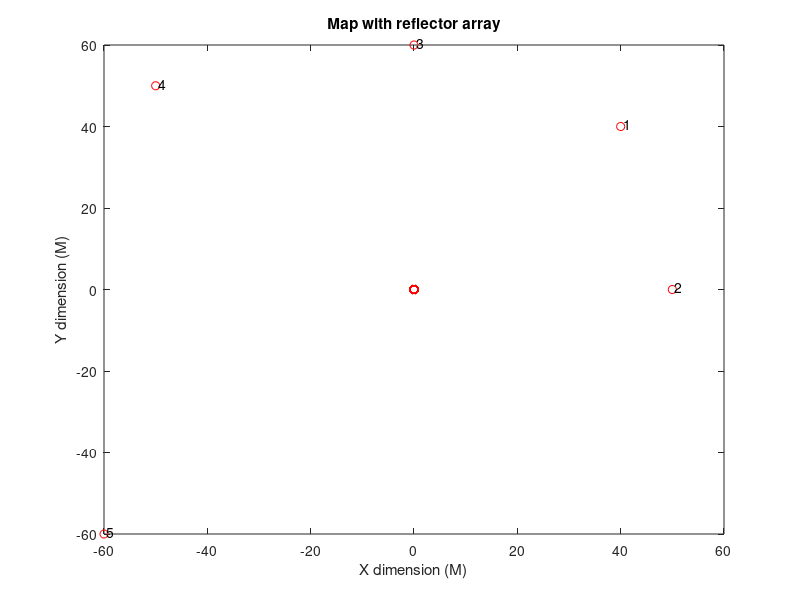

Source code (MATLAB): (Note: this script raises an error after producing the figure.)
%Reflector localization algorithm
% This program is developed and copyright owned by Soleilware LLC
% The code is writen to verify the correctness of the localization
% algorithm process and efficiency.
% --------------------------------
% Created by Qi Song on 9/3/2018
% The process if designed as followed 
%% 1. Create/load the reflector position true table from reading CVS file/generating random list.
%% 2. Read distance data from Lidar, create the display frame in memory. 
%% 3. Screen the data point based on the reflection and the adjacent point
% continuity. Identify the reflector from background and check if the reflector is identical.
%% 4. Find the current position of Robot.
%% 5. Initalize the reflector table and find at least 2/3 reflectors: pick up at least 2/3 reflectors from the list(nearest distance or most distingushed).
% calculate the relative distance and match with the list.
%% 6. Calculate the expectation reflector list dynamically: from the distance and angle measurement from last moment. predict the current
% distance and angle, and save to the expectation list.
%% 7. Match the expectation list with the reflector list dynamically.
% Calculate the error between the expectation list and true list and match with the predefined threshold.
%% 8. Calculate the pose with the matched reflector pairs.
%----------------debugging question list-----------------------------------
%% Q: Do we really need to predict the expectation locations of reflector?
% This may impact the accurary of localization and depends on the update
% rate of Lidar distance data. Need to check with experiment
%% A: To be update.
%% Q: To predict the distance change and angle, what algorithm we need to apply? SLAM or any other data asistance like IMU, Odometer?
%% A: To be update
%%%%%%%%%%%%%%%%%%%%%%%%%%%%%%%%%%%%%%%%%%%%%%%
%% Define the variables and tables here
clear all
Table_size=120; %the szie of reflector number 
Reflector_Table=zeros(3,Table_size);   % Define the table as distance/angle/intensity
Expectation_Table=zeros(3,Table_size);   % Expectation table to predict the current location
map_size_x = 1000;   % map x dimension in meter
map_size_y = 1000;   % map y dimension in meter
colunm_x = 12;
row_y = Table_size/colunm_x;
Lidar_x=10;    % x coordinate of Lidar
Lidar_y=0;    % y coordinate of Lidar
%%%%%%%%%%%%%%%%%%%%%%%%%%%%%%%%%%%%%%%%%%%
%% Define simulation configuration here
%%%%%%%%%%%%%%%%%%%%%%%%%%%%%%%%%%%%%%%%%%%
list_source_flag=1;  % set the list flag to 0--read from file, 1--manually set the reflector location 2--generate 120x110 reflector array 2--generate from random location
Prediction_flag=0;   % enable feature to calculate the location prediction after step 5
%%%%%%%%%%%%%%%%%%%%%%%%%%
%% Simulation starts from here !!!!
%%%%%%%%%%%%%%%%%%%%%%%%%%
%% 1. Create/load the reflector position true table from reading CVS file/generating random list.
if list_source_flag == 0 % read from file
    fname = ['Reflector_Table_example'];  % file only contains reference reflector location.
    raw_data = dlmread( fname, ' ', 3, 0)';
    for ii=1:length(raw_data)
        Reflector_ID(ii) = ii;
    Reflector_Table(1,Reflector_ID(ii))=cos(raw_data(1,ii)/180*pi)*raw_data(2,ii);   % generate reflector array x 
    Reflector_Table(2,Reflector_ID(ii))=sin(raw_data(1,ii)/180*pi)*raw_data(2,ii);   % generate reflector array y
    end
elseif list_source_flag == 1 % manually set reflector location as reference reflector distribution
    % input at least 3 points to calculate the robot location 
    % 45.0000 565.7  100
    % 45.0000 707.1  100
    % 45.0000 848.5  100
    Reflector_ID(1)=1;   
    Reflector_Table(1,Reflector_ID(1))=40;    % x 
    Reflector_Table(2,Reflector_ID(1))=40;    % y
    Reflector_ID(2)=2;
    Reflector_Table(1,Reflector_ID(2))=50;    % x
    Reflector_Table(2,Reflector_ID(2))=0;     % y
    Reflector_ID(3)=3;
    Reflector_Table(1,Reflector_ID(3))=0;
    Reflector_Table(2,Reflector_ID(3))=60;
    Reflector_ID(4)=4;
    Reflector_Table(1,Reflector_ID(4))=-50;
    Reflector_Table(2,Reflector_ID(4))=50;
    Reflector_ID(5)=5;
    Reflector_Table(1,Reflector_ID(5))=-60;
    Reflector_Table(2,Reflector_ID(5))=-60;
elseif list_source_flag == 2 % generate the 120 reflector array
    x_increm=map_size_x/(colunm_x-1);
    y_increm=map_size_y/(row_y-1);
    ii=1;
    for i_x=1:colunm_x
        for i_y=1:row_y
           x_pos = x_increm*(i_x-1);   % x location
           y_pos = y_increm*(i_y-1);   % y location
          Reflector_ID(ii)=(i_x-1)*row_y+i_y;
          Reflector_Table(1,Reflector_ID(ii))= x_pos;
          Reflector_Table(2,Reflector_ID(ii))= y_pos;
          ii=ii+1;
        end
    end
elseif list_source_flag == 3 % generate the reflector table randomly
    Reflector_Table = rand(120,100)*1000;
end
%%%--------- Plot the reflector map
figure(101)
plot(Reflector_Table(1,:),Reflector_Table(2,:),'or');
title('Map with reflector array');
xlabel('X dimension (M)');
ylabel('Y dimension (M)');
%xlim([0 100])
%ylim([0 100])
a = Reflector_ID'; b = num2str(a); c = cellstr(b);
dx = 0.5; dy = 0.5;
hold on;
text(Reflector_Table(1,Reflector_ID)+dx,Reflector_Table(2,Reflector_ID)+dy, c);
%%%%%%%%%%%%%%%%%%%%%%%%%%%%%%%%%%%%%%%%%
%% 2. Read distance data from Lidar, create the display frame in memory. 
    fname = ['Lidar_data_example'];
    Lidar_data = dlmread( fname, ' ', 3, 0)';
    for ii=1:length(Lidar_data)
    Lidar_Table(1,ii)=cos(Lidar_data(1,ii)/180*pi)*Lidar_data(2,ii)/10;
    Lidar_Table(2,ii)=sin(Lidar_data(1,ii)/180*pi)*Lidar_data(2,ii)/10;
    end
%%%------------ plot Lidar data
figure(102)
plot(Lidar_Table(1,:),Lidar_Table(2,:),'+b');
title('Lidar reflection');
xlabel('X dimension (M)');
ylabel('Y dimension (M)');
%xlim([-1000 1000])
%ylim([-1000 1000])
%% 3. Screen the data point based on the reflection and the adjacent point
% continuity. Identify the reflector from background and check if the reflector is identical.
%%% identify the reflectors from Lidar data, return detected reflector array
amp_thres=80;
angle_delta=0.5;
distance_delta=10;
[detected_ID,detected_reflector]=identify_reflector(amp_thres,angle_delta,distance_delta,Lidar_data,Lidar_Table);
%%%%%%%%%%%%
% hold on;plot(detected_reflector(1,:),detected_reflector(2,:),'or')    
% a = detected_ID'; b = num2str(a); c = cellstr(b);
% dx = 5; dy = 5;
% hold on;
% text(detected_reflector(1,:)+dx,detected_reflector(2,:)+dy, c);
color='b'
plot_reflector(detected_reflector,detected_ID,color)
%% 4. match lidar data with reflector table and find the current position of Robot.
thres_dist_match=1;
[matched_reflector_ID]=calc_match_distance(Reflector_Table,Reflector_ID,detected_reflector,detected_ID,thres_dist_match);
%%%%%%%%%%%%%%%%%%%%%%%%%%%%%%%%%%%%%%%%%%%%%%%%%%%
% find Rotation and transition of matrix A and B and Lidar location
%%%%%%%%%%%%%%%%%%%%%%%%%%%%%%%%%%%%%%%%%%%%%%%%%%%
[ret_R, ret_T, reflector_rmse, Lidar_update_xy]=locate_reflector_xy(Reflector_Table,Reflector_ID,detected_reflector,detected_ID,Lidar_x,Lidar_y);
%%%%%%%%%%%%%%%%%%%%%%%%%%%%%%%%%%%%%%%%%%%%%%%%%%%
% Plot x and y coordinate 
%%%%%%%%%%%%%%%%%%%%%%%%%%%%%%%%%%%%%%%%%%%%%%%%%%%
hold on;plot(Lidar_update_xy(1,1),Lidar_update_xy(1,2),'ok')
Lidar_trace=Lidar_update_xy;

%%%%%%%%%%%%%%%%%%%%%%%%%%%%%%%%%%%%%%%%%%%%%%%%%%%%%%%%
% above could be the calibration process at the initialization of
% software localization
%
% Below could be taken as the iterative process to obtain new Lidar scan
% and locate Lidar itself, convert to world coordinate and plot the Lidar
% moving trace.

%% 5. Initialize the reflector table and find at least 2/3 reflectors: pick up at least 2/3 reflectors from the list(nearest distance or most distingushed).
% --Select at least 3 reflectors to locate the robot
% --Manually choose ix reflectors(ix nearest points)
num_loc_ref=5;   % --define how many reflectors to be used.
nearest_ID_en=0;   % --enable nearest ID selection?0-not enabled; 1-enabled

if num_loc_ref>length(detected_ID)
    error('defined reflector number is larger than detected relfectors')
end
%%%%%%%%%%%%%%%%%%%%%%%%%%%%%%%%%%%%%%%%%%%%%%%%%%%%%%%
% Option1: Load updated Lidar data
%%%%%%%%%%%%%%%%%%%%%%%%%%%%%%%%%%%%%%%%%%%%%%%%%%%%%%%

%[Lidar_Table1,Lidar_data1]=load_Lidar_data();

%%%%%%%%%%%%%%%%%%%%%%%%%%%%%%%%%%%%%%%%%%%%%%%%%%%%%%%
% Option2: Generate random displacement and load to system
%%%%%%%%%%%%%%%%%%%%%%%%%%%%%%%%%%%%%%%%%%%%%%%%%%%%%%%

%% ---- Loop starts from here ----
%  set the loop number of simulation and generate random movement at each
%  moment
Loop_num=10;
for ll=1:Loop_num     % simulation loop start from here!!!
theta=randi(360)/180*pi;  % define random rotation angle
dist=randi(500);   % define random transition
[Lidar_Table1,Lidar_data1]=simulate_lidar_movement(theta,dist);    %simulate random displacement
%%%%%%%%%%%%%%%%%%%%%%%%%%%%%%%%%%%%%%%%%%%%%%%%%%%%%%%
% identify the reflectors
[detected_ID1,detected_reflector1]=identify_reflector(amp_thres,angle_delta,distance_delta,Lidar_data1,Lidar_Table1);
for i=1:num_loc_ref
    enabled_ID(i)=i;
    enabled_reflector(:,enabled_ID)=detected_reflector1(:,enabled_ID);  % read enabled ID from Lidar data
end
%%%%%%%%%%%%%%%%%%%%%%%%%%%%%%%%%%%%%%%%%%%%%%%%%%%%%%%
%% Match the enabled reflectors in the reference reflectors
[matched_en_reflector_ID1]=calc_match_distance(Reflector_Table,Reflector_ID,enabled_reflector,enabled_ID,thres_dist_match);
%[matched_en_reflector_ID2]=calc_match_distance(Reflector_Table,Reflector_ID,detected_reflector1,detected_ID1,thres_dist_match);

%% plot map new Lidar scan
figure(102)
hold on;plot(Lidar_Table1(1,:),Lidar_Table1(2,:),'+g');
color='g';
%% plot map with random displacement
%plot_reflector(detected_reflector1,detected_ID1,color)
%% calculate rotation and transition
[ret_R1, ret_T1, reflector_rmse, Lidar_update_xy]=locate_reflector_xy(Reflector_Table,Reflector_ID,detected_reflector1,detected_ID1,Lidar_x,Lidar_y);
%% calculate updated map in the world map 
[Lidar_update_Table,Lidar_update_xy]=update_Lidar_scan_xy(ret_R1,ret_T1,Lidar_Table1,Lidar_Table,Lidar_x,Lidar_y);
%% Plot reference map in the world coordinate
figure(103)
plot(Lidar_Table(1,:),Lidar_Table(2,:),'+b');
hold on;
color='b';
%% Plot the reflectors in the world map
plot_reflector(detected_reflector,detected_ID,color) % plot reference reflector 
hold on;
%% Plot update map in the world map
plot(Lidar_update_Table(1,:),Lidar_update_Table(2,:),'+g');
% identify the reflector in the updated map
[detected_ID2,detected_reflector2]=identify_reflector(amp_thres,angle_delta,distance_delta,Lidar_data,Lidar_update_Table)
hold on;
color='g';
plot_reflector(detected_reflector2,detected_ID2,color)
hold on;
%% Save new Lidar location to the trace and plot
Lidar_trace=[Lidar_trace; Lidar_update_xy]
plot(Lidar_trace(:,1),Lidar_trace(:,2),'o-k')
disp(sprintf("RMSE: %f for %i th step", reflector_rmse,ll));
disp("RMSE errors for each reflector matching calculation ");
pause(2)
end  % Simulation loop end up here!!!